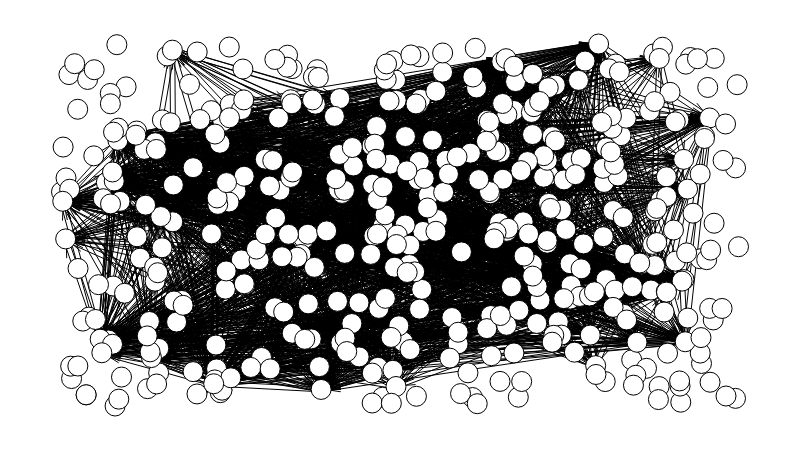

Notebook code cell kept with this figure:
### Code cell
espec.draw()

### Figure 1 — Plotly figure (JSON) as saved in the notebook; plotly's stock layout.template omitted (floating-point values rounded to 4 significant figures; data arrays with more than 128 entries replaced by an {"elided": "..."} marker saying what was removed)
{"data": [{"hoverinfo": "none", "line": {"color": "rgb(127, 127, 127)", "dash": "solid", "width": 0}, "mode": "lines", "type": "scatter", "x": [0.4951, 0.4951, null, 0, 1, null], "y": [0, 1, null, 0.4998, 0.4998, null]}, {"hoverinfo": "none", "line": {"color": "rgb(0, 0, 0)", "dash": "solid", "width": 1}, "mode": "lines", "type": "scatter", "x": {"elided": "14148 float values"}, "y": {"elided": "14148 float values"}}, {"hoverinfo": "none", "marker": {"color": "rgb(255, 255, 255)", "line": {"color": "rgb(0, 0, 0)", "width": 1}, "size": 20, "symbol": "circle"}, "mode": "markers+text", "text": {"elided": "430 null values"}, "textfont": {"color": "rgb(0, 0, 0)"}, "textposition": "middle center", "type": "scatter", "x": {"elided": "430 float values"}, "y": {"elided": "430 float values"}}, {"hoverinfo": "none", "mode": "text", "text": [], "textfont": {"color": "rgb(255, 255, 255)"}, "textposition": "middle center", "type": "scatter", "x": [], "y": []}, {"hoverinfo": "none", "mode": "text", "text": {"elided": "430 null values"}, "textfont": {"color": "rgb(0, 0, 0)"}, "textposition": "middle center", "type": "scatter", "x": {"elided": "430 float values"}, "y": {"elided": "430 float values"}}, {"hoverinfo": "none", "mode": "text", "text": {"elided": "2358 null values"}, "textfont": {"color": "rgb(0, 0, 0)"}, "textposition": "middle center", "type": "scatter", "x": {"elided": "2358 float values"}, "y": {"elided": "2358 float values"}}, {"hoverinfo": "none", "marker": {"color": "rgba(255, 255, 255, 0)", "line": {"color": "rgba(255, 255, 255, 0)", "width": 0}, "size": 0, "symbol": "circle"}, "mode": "markers", "type": "scatter", "x": [0.5, 0, 1, 0.5], "y": [0, 0.5, 0.5, 1]}], "layout": {"height": 450, "hovermode": "closest", "margin": {"b": 10, "l": 10, "r": 10, "t": 10}, "plot_bgcolor": "rgb(255, 255, 255)", "showlegend": false, "width": 800, "xaxis": {"fixedrange": true, "showgrid": false, "showticklabels": false, "zeroline": false}, "yaxis": {"fixedrange": true, "showgrid": false, "showticklabels": false, "zeroline": false}}}
